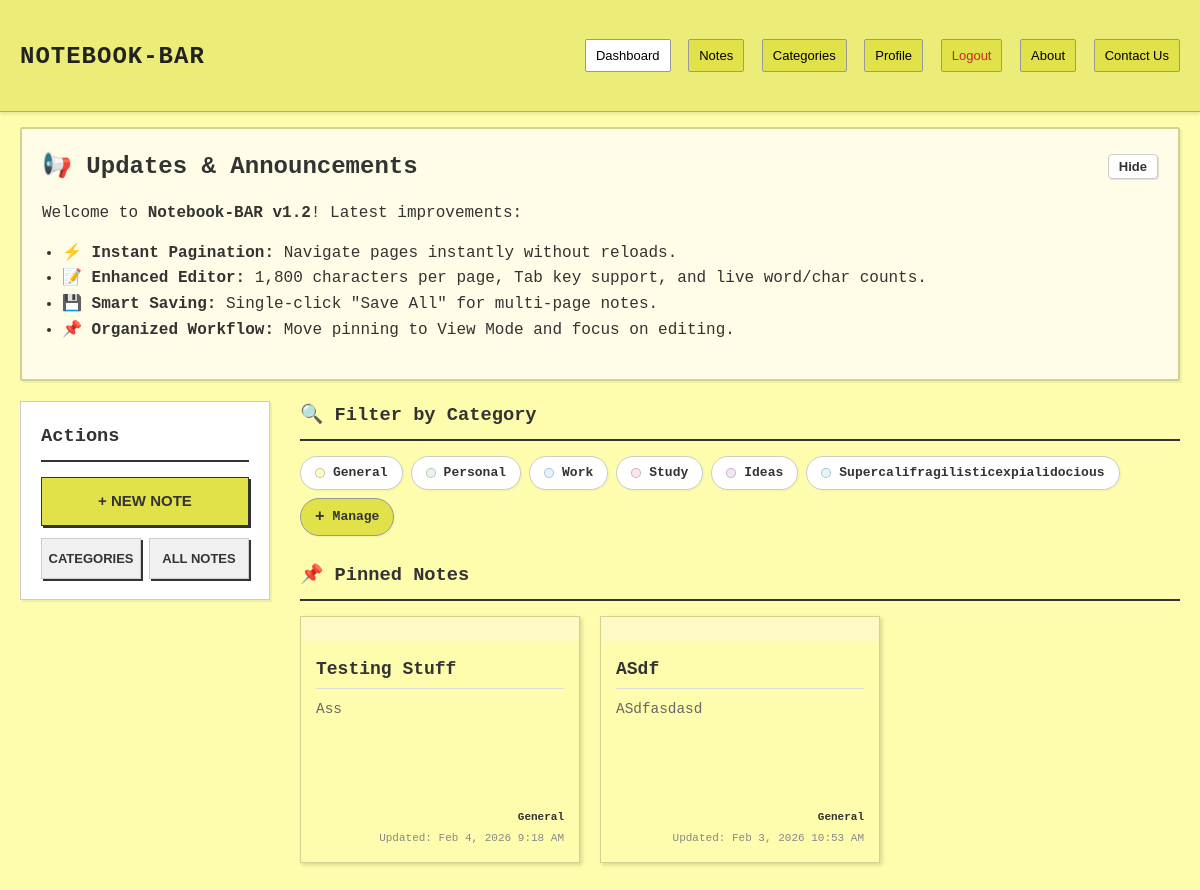
The app's page /dashboard.php (signed in) with its own data.
### tables this page shows
CREATE TABLE `categories` (
  `id` int(11) NOT NULL,
  `user_id` int(11) DEFAULT 0,
  `name` varchar(100) NOT NULL,
  `color` varchar(50) DEFAULT '#ffffff'
);

CREATE TABLE `notes` (
  `id` int(11) NOT NULL,
  `user_id` int(11) DEFAULT 0,
  `title` varchar(255) NOT NULL,
  `date_created` datetime DEFAULT current_timestamp(),
  `date_last` datetime DEFAULT current_timestamp() ON UPDATE current_timestamp(),
  `is_pinned` tinyint(1) DEFAULT 0,
  `is_archived` tinyint(1) DEFAULT 0,
  `category_id` int(11) DEFAULT 1,
  `reminder_date` datetime DEFAULT NULL
);

### includes/data_access.php (called while the page is built, shortened)
<?php
require_once 'db.php';
function is_logged_in()
{
    return isset($_SESSION['user_id']) && $_SESSION['user_id'] > 0;
}
function get_current_user_id()
{
    return isset($_SESSION['user_id']) ? $_SESSION['user_id'] : 0;
}
function get_notes($filters = [])
{
    global $conn;
    $uid = get_current_user_id();
    $notes = [];
    $archived = isset($filters['archived']) ? intval($filters['archived']) : 0;
    $category = isset($filters['category']) ? $filters['category'] : null;
    $search = isset($filters['search']) ? trim($filters['search']) : null;
    if (is_logged_in()) {
        $sql = "SELECT n.*, p.text, c.name as category_name, c.color as category_color,
                (SELECT COUNT(*) FROM pages WHERE note_id = n.id) as page_count
                FROM notes n
                LEFT JOIN pages p ON n.id = p.note_id AND p.page_number = 1
                LEFT JOIN categories c ON n.category_id = c.id
                WHERE n.user_id = $uid AND n.is_archived = $archived";
        $sql .= " ORDER BY n.is_pinned DESC, n.date_last DESC";
        $result = mysqli_query($conn, $sql);
        while ($row = mysqli_fetch_assoc($result)) {
            $row['category'] = $row['category_name'] ? $row['category_name'] : 'General';
            $notes[] = $row;
        }
    }
    return $notes;
}
function get_categories()
{
    global $conn;
    $uid = get_current_user_id();
    $categories = [];
    if (is_logged_in()) {
        $sql = "SELECT * FROM categories WHERE user_id = 0 OR user_id = $uid ORDER BY user_id ASC, id ASC";
        $result = mysqli_query($conn, $sql);
        while ($row = mysqli_fetch_assoc($result)) {
            $categories[] = $row;
        }
    }
    return $categories;
}
?>

### dashboard.php (the view, shortened to what this page needs)
<?php
include 'includes/data_access.php';
?>
<!DOCTYPE html>
<html lang="en">
<head>
    <link rel="stylesheet" href="css/style.css?v=<?php echo time(); ?>">
</head>
<body>
    <header>
        <div class="header-inner">
            <h1><a href="dashboard.php">Notebook-BAR</a></h1>
            <nav>
                <a href="dashboard.php" style="background: white;">Dashboard</a>
                <a href="index.php">Notes</a>
                <a href="categories.php">Categories</a>
                <?php if (is_logged_in()): ?>
                    <a href="profile.php">Profile</a>
                    <a href="logout.php" style="color: #c62828;">Logout</a>
                <?php else: ?>
                    <a href="login.php" style="color: #2e7d32;">Login</a>
                <?php endif; ?>
                <a href="about.php">About</a>
                <a href="contact.php">Contact Us</a>
            </nav>
        </div>
    </header>
    <div class="container">
        <div id="dev-announcement" class="dashboard-section announcement-box" style="margin-bottom: 20px;">
            <div class="announcement-header">
                <h2 style="margin: 0;">📢 Updates & Announcements</h2>
                <button onclick="toggleAnnouncement()"
                    style="background: #fff; border: 1px solid #ccc; font-size: 13px; font-weight: bold; cursor: pointer; color: #333; padding: 4px 10px; border-radius: 4px; box-shadow: 1px 1px 0 rgba(0,0,0,0.1);"
                    title="Minimize">Hide</button>
            </div>
            <p>Welcome to <strong>Notebook-BAR v1.2</strong>! Latest improvements:</p>
            <ul style="padding-left: 20px; line-height: 1.6;">
                <li>⚡ <strong>Instant Pagination:</strong> Navigate pages instantly without reloads.</li>
                <li>📝 <strong>Enhanced Editor:</strong> 1,800 characters per page, Tab key support, and live word/char
                    counts.</li>
                <li>💾 <strong>Smart Saving:</strong> Single-click "Save All" for multi-page notes.</li>
                <li>📌 <strong>Organized Workflow:</strong> Move pinning to View Mode and focus on editing.</li>
            </ul>
        </div>
        <div class="dashboard-grid-layout">
            <div class="dashboard-sidebar">
                <div
                    style="background: #fff; padding: 20px; border: 1px solid #ccc; box-shadow: 2px 2px 0 rgba(0,0,0,0.05); margin-bottom: 20px;">
                    <h3 style="margin-top: 0; margin-bottom: 15px;">Actions</h3>
                    <div style="display: flex; flex-direction: column; gap: 12px;">
                        <a href="notepad.php" class="btn btn-primary"
                            style="text-decoration: none; text-align: center;">+ New Note</a>
                        <div style="display: flex; gap: 8px;">
                            <a href="categories.php" class="btn btn-secondary"
                                style="border: 1px solid #ccc; flex: 1; text-decoration: none; text-align: center; font-size: 13px; padding: 10px 5px;">Categories</a>
                            <a href="index.php" class="btn btn-secondary"
                                style="text-decoration: none; text-align: center; flex: 1; border: 1px solid #ccc; font-size: 13px; padding: 10px 5px;">All
                                Notes</a>
                        </div>
                    </div>
                </div>
            </div>
            <div class="dashboard-main">
                <h3 style="margin-top: 0; margin-bottom: 15px;">🔍 Filter by Category</h3>
                <div class="category-chips-container">
                    <?php
                    $quick_cats = get_categories();
                    foreach ($quick_cats as $c) {
                        $cname = htmlspecialchars($c['name']);
                        $ccolor = htmlspecialchars($c['color']);
                        echo "<a href='index.php?cat={$c['id']}' class='cat-chip'>
                                <span class='chip-dot' style='background-color: $ccolor;'></span>
                                $cname
                              </a>";
                    }
                    ?>
                    <a href="categories.php" class="cat-chip" style="background: var(--nav-bg); border-color: #999;">
                        <span style="font-size: 16px;">+</span> Manage
                    </a>
                </div>
                <h3 style="margin-top: 0; margin-bottom: 15px;">📌 Pinned Notes</h3>
                <div class="note-grid">
                    <?php
                    $all_cats = get_categories();
                    $cat_colors = [];
                    foreach ($all_cats as $c) {
                        $cat_colors[$c['name']] = $c['color'];
                    }
                    $filters = ['archived' => 0];
                    $all_notes = get_notes($filters);
                    $pinned_notes = [];
                    foreach ($all_notes as $n) {
                        if ($n['is_pinned'] == 1) {
                            $pinned_notes[] = $n;
                        }
                    }
                    if (count($pinned_notes) > 0) {
                        foreach ($pinned_notes as $row) {
                            $nid = $row['id'];
                            $dtitle = htmlspecialchars($row['title']);
                            $dcat = htmlspecialchars($row['category']);
                            $ddatl = date("g:i A", strtotime($row['date_last']));
                            $ddate = date("M j, Y", strtotime($row['date_last']));
                            $bg_color = isset($cat_colors[$dcat]) ? $cat_colors[$dcat] : '#ffffff';
                            $raw_text = $row['text'] ?? '';
                            $raw_text = str_replace(['</div>', '</p>', '<h1>', '<h2>', '<h3>', '<h4>', '</h5>', '<h6>'], '<br>', $raw_text);
                            $raw_text = str_replace('<li>', '<br>&bull; ', $raw_text);
                            $clean_text = strip_tags($raw_text, '<b><i><u><strong><em><br>');
                            $dtxt = trim($clean_text);
                            echo "<a href='notepad.php?id=$nid' class='note-card'>";
                            echo "<div class='category_streak' style='background-color: $bg_color;'><br></div>";
                            echo "<div class='card_wrap'>";
                            echo "<div class='note-title'>$dtitle</div>";
                            echo "<div class='note-preview'>$dtxt</div>";
                            echo "<div class='note-footer'>";
                            echo "<div style='font-weight: bold; margin-bottom: 5px; color: #333;'>$dcat</div>";
                            echo "Updated: $ddate $ddatl</div>";
                            echo "</div>";
                            echo "</a>";
                        }
                    }
                    ?>
                </div>
            </div>
        </div>
    </div>
</body>
</html>

### css/style.css (style rules this page uses)
* { box-sizing: border-box; }
:root { --bg-color: #fdfdad; --header-bg: #ecec78; --nav-bg: #e1e149; --card-bg: #fffde7; --text-primary: #333; --text-secondary: #555; --border-color: #d1d190; --shadow: 2px 2px 4px rgba(0, 0, 0, 0.15); }
body { background-color: var(--bg-color); margin: 0; padding: 0; font-family: 'Courier New', Courier, monospace; color: var(--text-primary); line-height: 1.5; }
a { text-decoration: none; color: inherit; }
header { background-color: var(--header-bg); border-bottom: 1px solid #aaa; padding: 10px 0; box-shadow: 0 2px 4px rgba(0, 0, 0, 0.1); margin-bottom: 15px; }
.header-inner { max-width: 1200px; margin: 0 auto; padding: 0 20px; display: flex; justify-content: space-between; align-items: center; }
header h1 a { font-size: 24px; font-weight: bold; color: #222; text-transform: uppercase; letter-spacing: 1px; }
header nav a { font-family: Arial, sans-serif; font-size: 13px; margin-left: 8px; padding: 6px 10px; background-color: var(--nav-bg); border: 1px solid #999; border-radius: 2px; color: #000; display: inline-block; }
.container { max-width: 1200px; margin: 0 auto; padding: 0 20px; }
.note-grid { display: grid; grid-template-columns: repeat(auto-fill, minmax(280px, 1fr)); gap: 20px; padding-bottom: 50px; }
a.note-card { display: flex; flex-direction: column; background-color: #fdfdad; border: 1px solid var(--border-color); min-height: 220px; max-height: 400px; padding: 0; box-shadow: var(--shadow); transition: transform 0.2s; color: #333 !important; text-decoration: none !important; position: relative; overflow: hidden; }
.note-title { font-weight: bold; font-size: 18px; border-bottom: 1px solid #ddd; margin-bottom: 10px; padding-bottom: 5px; overflow-wrap: break-word; word-break: break-word; flex-shrink: 0; }
.note-preview { font-size: 0.9rem; color: #666; margin-bottom: 10px; flex-grow: 1; line-height: 1.4; display: block; height: 100px; max-height: 55%; overflow: hidden; text-overflow: ellipsis; overflow-wrap: break-word; word-break: break-all; }
.note-footer { font-size: 11px; color: #888; text-align: right; margin-top: auto; flex-shrink: 0; }
.btn { font-family: Arial, sans-serif; font-weight: bold; padding: 12px 24px; cursor: pointer; border: 1px solid #333; background: #fff; text-transform: uppercase; font-size: 15px; box-shadow: 2px 2px 0 #333; transition: all 0.1s; box-sizing: border-box; }
.btn-primary { background-color: var(--nav-bg); }
.btn-secondary { background-color: #f0f0f0; display: inline-block; }
.dashboard-section { background: #fff; border: 1px solid #aaa; padding: 20px; margin-bottom: 30px; border-radius: 2px; box-shadow: 2px 2px 0 rgba(0, 0, 0, 0.05); }
.announcement-box { background: #fffde7; border: 2px solid #d1d190; }
.announcement-header { display: flex; justify-content: space-between; align-items: center; }
.dashboard-grid-layout { display: grid; grid-template-columns: 250px 1fr; gap: 30px; }
.dashboard-sidebar h3, .dashboard-main h3 { border-bottom: 2px solid #333; padding-bottom: 10px; margin-top: 0; }
.category-chips-container { display: flex; flex-wrap: wrap; gap: 8px; margin-bottom: 25px; }
.cat-chip { padding: 6px 14px; border-radius: 20px; background: #fff; border: 1px solid #ccc; font-size: 13px; font-weight: bold; color: #333; text-decoration: none; transition: all 0.2s; display: flex; align-items: center; gap: 8px; box-shadow: 1px 1px 2px rgba(0, 0, 0, 0.05); }
.cat-chip .chip-dot { width: 10px; height: 10px; border-radius: 50%; border: 1px solid rgba(0, 0, 0, 0.2); }
.category_streak { width: 100%; margin: 0; padding: 0; }
.card_wrap { padding: 15px; display: flex; flex-direction: column; flex-grow: 1; }

### records on screen
categories: name "General"
categories: name "Personal"
categories: name "Work"
categories: name "Study"
categories: name "Ideas"
categories: name "Supercalifragilisticexpialidocious"
notes: title "Testing Stuff", raw_text "Ass", category.name "General", date_last "Feb 4, 2026", date_last "9:18 AM"
notes: title "ASdf", raw_text "ASdfasdasd", category.name "General", date_last "Feb 3, 2026", date_last "10:53 AM"
